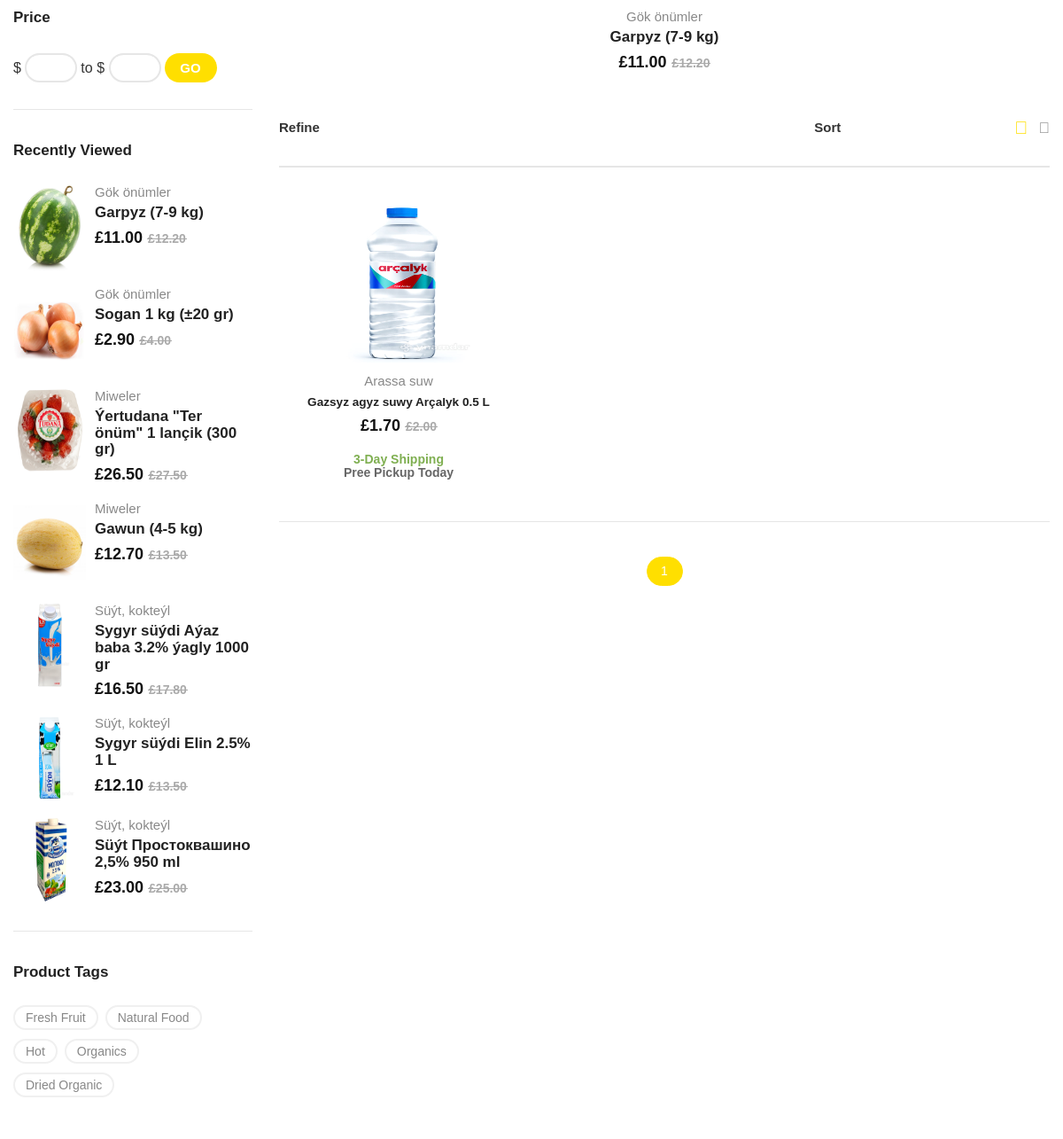
The app's page /category/8 (lower part), older data.
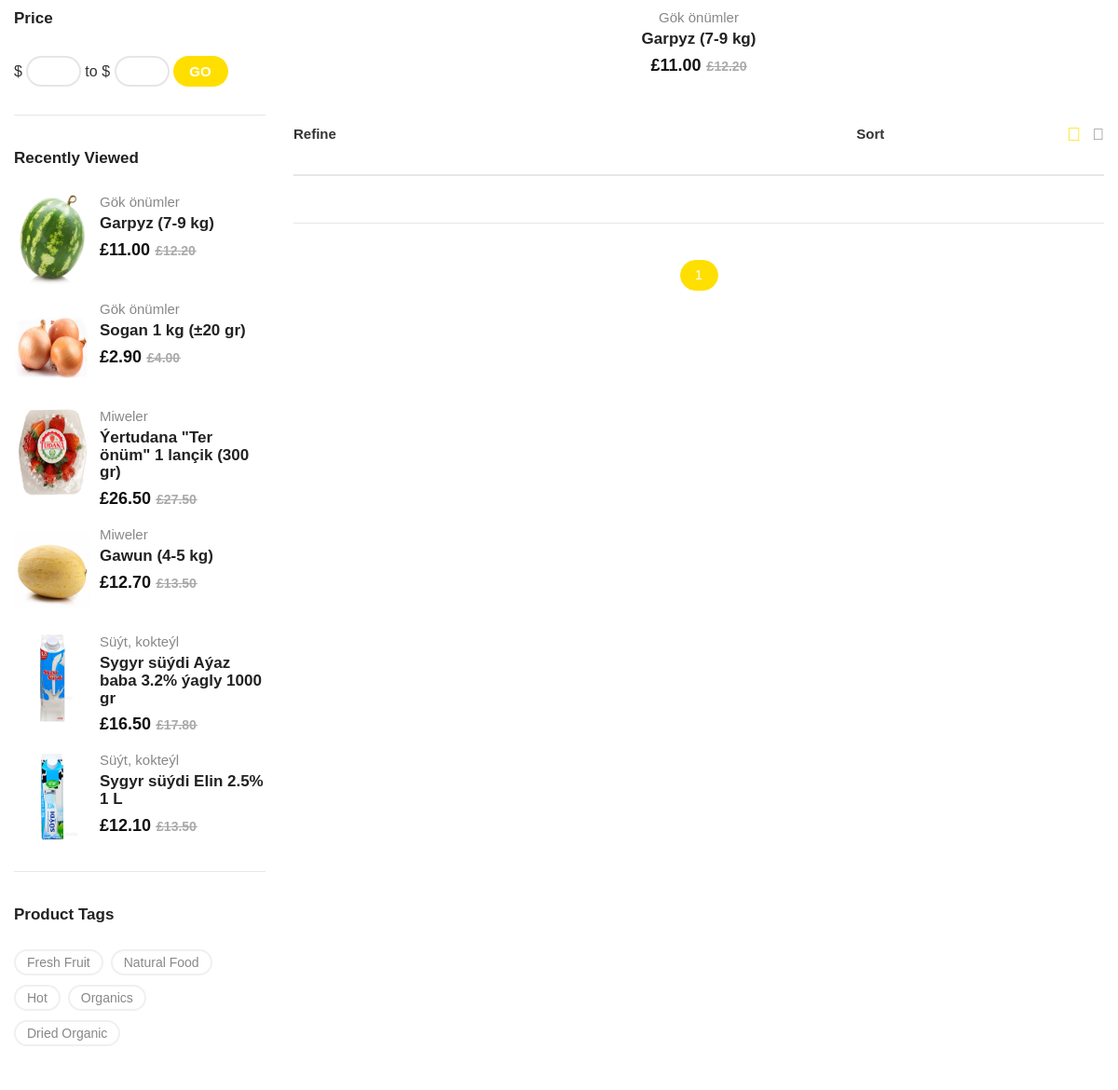
The same page, newer data.
### a_panel/models.py (models this page shows, shortened)
class Product(models.Model):
    name = models.CharField(max_length=100)
    subcategory = models.ForeignKey(Subcategory,on_delete=models.CASCADE,related_name='products')
    price_new = models.DecimalField(max_digits=5,decimal_places=2)
    desc = models.CharField(max_length=200)
    price_old = models.DecimalField(max_digits=5,decimal_places=2)
    created_at = models.DateTimeField(auto_now_add=True)
    image = models.ImageField(upload_to="products/")

class Subcategory(models.Model):
    name = models.CharField(max_length=100)
    category = models.ForeignKey(Category,on_delete=models.CASCADE,related_name='subcategory')
    created_at = models.DateTimeField(auto_now_add=True)

### home/views.py (the view, shortened to what this page needs)
# urls.py: path('category/<int:i>',views.category,name='category'),
def category(request, i):
    select_subcategory = Subcategory.objects.get(id=i)
    select_pro = Product.objects.filter(subcategory=select_subcategory)
    sub = Subcategory.objects.exclude(id=i)[:5]
    filter_price = request.GET.get("filter-price")
    filter_sort = request.GET.get('filter-sort')
    filter_conditions = {
        '0': {'price_new__gte': 0},
        '1': {'price_new__lte': 25},
        '2': {'price_new__lte': 50, 'price_new__gt': 25},
        '3': {'price_new__lte': 100, 'price_new__gt': 50},
        '4': {'price_new__gte': 200}
    }
    if filter_price in filter_conditions:
        select_pro = select_pro.filter(**filter_conditions[filter_price])
    sort_methods = {
        'AZ': Lower('name'),
        'ZA': Lower('name').desc(),
        '-1': 'price_new',
        '-0': '-price_new'
    }
    if filter_sort in sort_methods:
        select_pro = select_pro.order_by(sort_methods[filter_sort])
    paginator = Paginator(select_pro, 4)
    page_number = request.GET.get('page')
    try:
        products = paginator.page(page_number)
    except (PageNotAnInteger, EmptyPage):
        products = paginator.page(1)
    context = {
        'sub_2':select_subcategory,
        'products': products,
        'sub': sub,
        'filter_price': filter_price,
        'filter_price_2':filter_number,
        'filter_sort': filter_sort,
        'page_number': page_number,
        'filter_name':filter_name,
    }
    return render(request, "home/category.html", context)

### home/context.py (called while the page is built)
def include_categories(request):
    category = Category.objects.all()
    subcategory = Subcategory.objects.all()
    wish_product = Product.objects.all()[3:10]
    products = Product.objects.all()[11:17]
    if request.user.is_authenticated:
        cart,created = Cart.objects.get_or_create(user=request.user,status=False)
        wishlist = Wishlist.objects.filter(user = request.user)
    else:
        cart = None
        wishlist = None
    return {
        'cart':cart,
        'categories':category,
        'subcategories':subcategory,
        'wish_product':wish_product,
        'wish':wishlist,
        'product_2':products
        }

### shop/adminmid.py (called while the page is built)
def simple_middleware(get_response):
    def middleware(request):
        if '/a_panel/' in request.path:
            if not request.path == "/a_panel/auth_login/":
                if not request.user.is_superuser:
                    return redirect('/a_panel/auth_login/')
        if not('/' in request.path):
            if not request.user.is_authenticated:
                return redirect('/')
        if request.user.is_authenticated:
            if not (request.path == '/log/' or request.path == '/active/'):
                if request.user.is_authenticated:
                    if (hasattr(request.user, 'activecode')) and not request.user.activecode.status:
                        return redirect("/active/")
        response = get_response(request)
        return response
    return middleware

### templates/home/category.html (shortened to what this page needs)
{% extends 'home/main.html' %}
{% block main %}
{% load static %}
    <div class="page-contain category-page left-sidebar">
        <div class="container">
            <div class="row">
                <div id="main-content" class="main-content col-lg-9 col-md-8 col-sm-12 col-xs-12">
                    <div class="block-item recently-products-cat md-margin-bottom-39">
                        <ul class="products-list biolife-carousel nav-center-02 nav-none-on-mobile" data-slick='{"rows":1,"arrows":true,"dots":false,"infinite":false,"speed":400,"slidesMargin":0,"slidesToShow":5, "responsive":[{"breakpoint":1200, "settings":{ "slidesToShow": 3}},{"breakpoint":992, "settings":{ "slidesToShow": 3, "slidesMargin":30}},{"breakpoint":768, "settings":{ "slidesToShow": 2, "slidesMargin":10}}]}' >
                            {% for i in wish_product %}
                            <li class="product-item">
                                <div class="contain-product layout-02">
                                    <div class="info">
                                        <b class="categories">{{i.subcategory.name}}</b>
                                        <h4 class="product-title"><a href="{% url 'product' i.id %}" class="pr-name">{{i.name}}</a></h4>
                                        <div class="price">
                                            <ins><span class="price-amount"><span class="currencySymbol">£</span>{{i.price_new}}</span></ins>
                                            <del><span class="price-amount"><span class="currencySymbol">£</span>{{i.price_old}}</span></del>
                                        </div>
                                    </div>
                                </div>
                            </li>
                            {% endfor %}
                        </ul>
                    </div>
                    <div class="product-category grid-style">
                        <div id="top-functions-area" class="top-functions-area" >
                            <div class="flt-item to-left group-on-mobile">
                                <span class="flt-title">Refine</span>
                                <div class="wrap-selectors">
                                    <form action="" name="frm-refine" method="get">
                                        <div data-title="Price:" class="selector-item">
                                            <select onchange="this.form.submit()" name="filter-price" class="selector">
                                                {% for i in filter_price_2 %}
                                                <option {% if filter_price == i.val %} selected {% endif %} value="{{i.val}}">{{i.text}}</option>
                                                {% endfor %}
                                            </select>
                                        </div>
                                    </form>
                                </div>
                            </div>
                            <div class="flt-item to-right">
                                <span class="flt-title">Sort</span>
                                <div class="wrap-selectors">
                                    <div class="selector-item orderby-selector">
                                        <form action="" method="get">
                                        <select onchange="this.form.submit()"  name="filter-sort" class="selector">
                                            {% for i in filter_name %}
                                            <option {% if filter_sort == i.val %} selected {% endif %} value="{{i.val}}">{{i.text}}</option>
                                            {% endfor %}
                                        </select>
                                        </form>
                                    </div>
                                    <div class="selector-item viewmode-selector">
                                        <a href="" class="viewmode grid-mode active"><i class="biolife-icon icon-grid"></i></a>
                                        <a href="{% url 'category_left' sub_2.id %}" class="viewmode detail-mode"><i class="biolife-icon icon-list"></i></a>
                                    </div>
                                </div>
                            </div>
                        </div>
                        <div class="row">
                            <ul class="products-list">
                                {% for i in products %}
                                <li class="product-item col-lg-4 col-md-4 col-sm-4 col-xs-6">
                                    <div class="contain-product layout-default">
                                        <div class="product-thumb">
                                            <a href="{% url 'product' i.id %}" class="link-to-product">
                                                <img style="max-width: 100%;max-height: 180px;min-width: 100%;min-height: 180px;" src="{{i.image.url}}" alt="dd" class="product-thumnail">
                                            </a>
                                        </div>
                                        <div class="info">
                                            <b class="categories">{{i.subcategory.name}}</b>
                                            <h4 class="product-title"><a style="font-size: 80%;" href="#" class="pr-name">{{i.name}}</a></h4>
                                            <div class="price">
                                                <ins><span class="price-amount"><span class="currencySymbol">£</span>{{i.price_new}}</span></ins>
                                                <del><span class="price-amount"><span class="currencySymbol">£</span>{{i.price_old}}</span></del>
                                            </div>
                                            <div class="shipping-info">
                                                <p class="shipping-day">3-Day Shipping</p>
                                                <p class="for-today">Pree Pickup Today</p>
                                            </div>
                                        </div>
                                    </div>
                                </li>
                                {% endfor %}
                            </ul>
                        </div>
                        <div class="biolife-panigations-block">
                            <ul class="panigation-contain">
                                {% for i in products.paginator.page_range %}
                                {% if products.number == i %}
                                <li><span class="current-page">{{i}}</span></li>
                                {% else %}
                                <li><a href="?page={{i}}&filter-sort={{filter_sort}}&filter-price={{filter_price}}" class="link-page">{{i}}</a></li>
                                {% endif %}
                                {% endfor %}
                            </ul>
                        </div>
                    </div>
                </div>
                <aside id="sidebar" class="sidebar col-lg-3 col-md-4 col-sm-12 col-xs-12">
                    <div class="sidebar-contain">
                        <div class="widget price-filter biolife-filter">
                            <h4 class="wgt-title">Price</h4>
                            <div class="wgt-content">
                                <div class="frm-contain">
                                    <form action=""  method="post">
                                        <p class="f-item">
                                            <label for="pr-from">$</label>
                                            <input class="input-number" type="number" id="pr-from"  value="{{num_1}}" name="price-from" required>
                                        </p>
                                        <p class="f-item">
                                            <label for="pr-to">to $</label>
                                            <input class="input-number" type="number" id="pr-to"  value="{{num_2}}" name="price-from_2" required>
                                        </p>
                                        <p class="f-item"><button class="btn-submit" type="submit">go</button></p>
                                    </form>
                                </div>
                            </div>
                        </div>
                        <div class="widget biolife-filter">
                            <h4 class="wgt-title">Recently Viewed</h4>
                            <div class="wgt-content">
                                <ul class="products">
                                    {% for i in wish_product %}
                                    <li class="pr-item">
                                        <div class="contain-product style-widget">
                                            <div class="product-thumb">
                                                <a href="{% url 'product' i.id %}" class="link-to-product" tabindex="0">
                                                    <img style="max-width: 27100;max-height: 27100;min-width: 27100;min-height: 100px;" src="{{i.image.url}}" alt="dd" width="270" height="270" class="product-thumnail">
                                                </a>
                                            </div>
                                            <div class="info">
                                                <b class="categories">{{i.subcategory.name}}</b>
                                                <h4 class="product-title"><a href="{% url 'product' i.id %}" class="pr-name" tabindex="0">{{i.name}}</a></h4>
                                                <div class="price">
                                                    <ins><span class="price-amount"><span class="currencySymbol">£</span>{{i.price_new}}</span></ins>
                                                    <del><span class="price-amount"><span class="currencySymbol">£</span>{{i.price_old}}</span></del>
                                                </div>
                                            </div>
                                        </div>
                                    </li>
                                    {% endfor %}
                                </ul>
                            </div>
                        </div>
                        <div class="widget biolife-filter">
                            <h4 class="wgt-title">Product Tags</h4>
                            <div class="wgt-content">
                                <ul class="tag-cloud">
                                    <li class="tag-item"><a href="#" class="tag-link">Fresh Fruit</a></li>
                                    <li class="tag-item"><a href="#" class="tag-link">Natural Food</a></li>
                                    <li class="tag-item"><a href="#" class="tag-link">Hot</a></li>
                                    <li class="tag-item"><a href="#" class="tag-link">Organics</a></li>
                                    <li class="tag-item"><a href="#" class="tag-link">Dried Organic</a></li>
                                </ul>
                            </div>
                        </div>
                    </div>
                </aside>
            </div>
        </div>
    </div>
{% endblock main %}

### templates/home/main.html (shortened to what this page needs)
{% load static %}
<!DOCTYPE html>
<html class="no-js" lang="en">
<head>
    <link rel="stylesheet" href="{% static 'home/assets/css/bootstrap.min.css' %}">
    <link rel="stylesheet" href="{% static 'home/assets/css/animate.min.css' %}">
    <link rel="stylesheet" href="{% static 'home/assets/css/font-awesome.min.css' %}">
    <link rel="stylesheet" href="{% static 'home/assets/css/nice-select.css' %}">
    <link rel="stylesheet" href="{% static 'home/assets/css/slick.min.css' %}">
    <link rel="stylesheet" href="{% static 'home/assets/css/style.css' %}">
    <link rel="stylesheet" href="{% static 'home/assets/css/main-color05.css' %}">
</head>
<body class="biolife-body">
    <div class="page-contain">
        <div id="main-content" class="main-content">
            {% block main %}{% endblock main %}
        </div>
    </div>
</body>
</html>

Row changes from the older to the newer data that the page shows:
removed Product: image (picture), subcategory.name "Arassa suw", name "Gazsyz agyz suwy Arçalyk 0.5 L", price_new "1.70", price_old "2.00"
removed Product: image (picture), subcategory.name "Süýt, kokteýl", name "Süýt Простоквашино 2,5% 950 ml", price_new "23.00", price_old "25.00", shown under "Recently Viewed"
